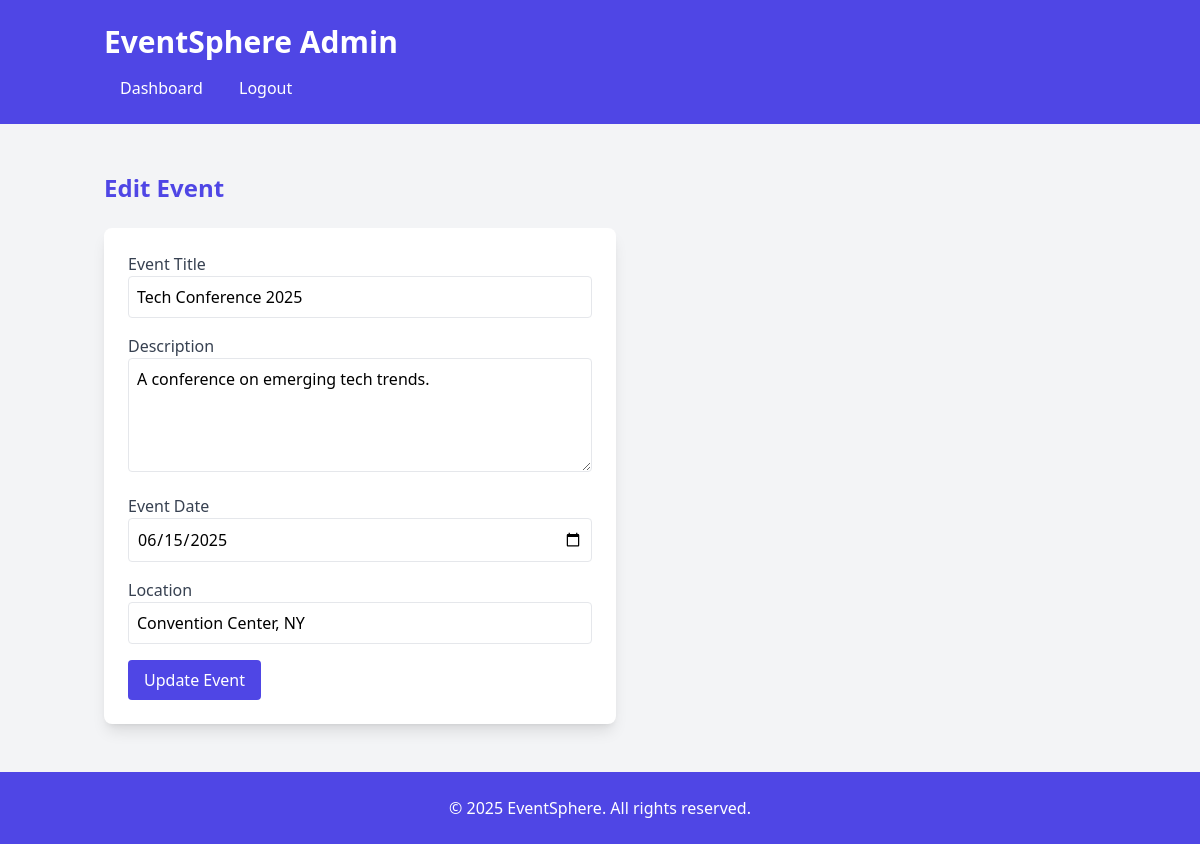
The app's page /admin/edit_event.php?id=1 (signed in) with its own data.
### tables this page shows
CREATE TABLE events (
    id INT AUTO_INCREMENT PRIMARY KEY,
    title VARCHAR(255) NOT NULL,
    description TEXT,
    event_date DATE NOT NULL,
    location VARCHAR(255) NOT NULL,
    created_at TIMESTAMP DEFAULT CURRENT_TIMESTAMP
);

### admin/edit_event.php (the view, shortened to what this page needs)
<?php
$servername = "localhost";
$username = "root";
$password = "";
$dbname = "event_management";
try {
    $conn = new PDO("mysql:host=$servername;dbname=$dbname", $username, $password);
    $conn->setAttribute(PDO::ATTR_ERRMODE, PDO::ERRMODE_EXCEPTION);
    $event_id = isset($_GET['id']) ? (int)$_GET['id'] : 0;
    $stmt = $conn->prepare("SELECT title, description, event_date, location FROM events WHERE id = :id");
    $stmt->bindParam(':id', $event_id);
    $stmt->execute();
    $event = $stmt->fetch(PDO::FETCH_ASSOC);
} catch(PDOException $e) {
    $error = "Error: " . $e->getMessage();
}
?>
<!DOCTYPE html>
<html lang="en">
<head>
    <script src="https://cdn.tailwindcss.com"></script>
</head>
<body class="bg-gray-100 font-poppins">
    <header class="bg-indigo-600 text-white py-6">
        <div class="container mx-auto px-4">
            <h1 class="text-3xl font-bold">EventSphere Admin</h1>
            <nav class="mt-4">
                <a href="index.php" class="text-white hover:underline mx-4">Dashboard</a>
                <a href="logout.php" class="text-white hover:underline mx-4">Logout</a>
            </nav>
        </div>
    </header>
    <section class="py-12">
        <div class="container mx-auto px-4">
            <h2 class="text-2xl font-bold text-indigo-600 mb-6">Edit Event</h2>
            <form action="edit_event.php?id=<?php echo $event_id; ?>" method="POST" class="bg-white p-6 rounded-lg shadow-lg max-w-lg">
                <div class="mb-4">
                    <label for="title" class="block text-gray-700">Event Title</label>
                    <input type="text" id="title" name="title" value="<?php echo htmlspecialchars($event['title']); ?>" class="w-full p-2 border rounded" required>
                </div>
                <div class="mb-4">
                    <label for="description" class="block text-gray-700">Description</label>
                    <textarea id="description" name="description" class="w-full p-2 border rounded" rows="4"><?php echo htmlspecialchars($event['description']); ?></textarea>
                </div>
                <div class="mb-4">
                    <label for="event_date" class="block text-gray-700">Event Date</label>
                    <input type="date" id="event_date" name="event_date" value="<?php echo $event['event_date']; ?>" class="w-full p-2 border rounded" required>
                </div>
                <div class="mb-4">
                    <label for="location" class="block text-gray-700">Location</label>
                    <input type="text" id="location" name="location" value="<?php echo htmlspecialchars($event['location']); ?>" class="w-full p-2 border rounded" required>
                </div>
                <button type="submit" class="bg-indigo-600 text-white px-4 py-2 rounded hover:bg-indigo-700">Update Event</button>
            </form>
        </div>
    </section>
    <footer class="bg-indigo-600 text-white py-6">
        <div class="container mx-auto px-4 text-center">
            <p>© 2025 EventSphere. All rights reserved.</p>
        </div>
    </footer>
</body>
</html>

### records on screen
events: title "Tech Conference 2025", description "A conference on emerging tech trends.", event_date "06/15/2025", location "Convention Center, NY"
